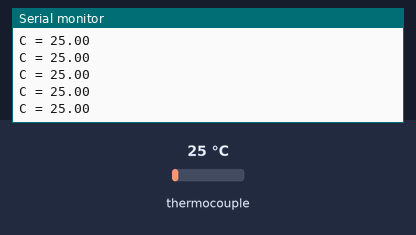
The sketch below on a simulated Arduino Uno, built with avr-gcc and run on an emulated ATmega328P. Parts: the last lines printed to the serial monitor. The inputs (shaded band) are chosen by the test bench; at power-on: thermocouple 25 °C.

Above: at 1.7 s.
1.8 s: thermocouple set to 6 °C
At 2.19 s:
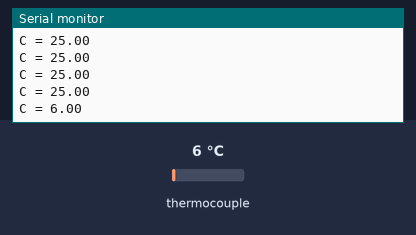
3.3 s: thermocouple set to 75 °C
At 3.44 s:
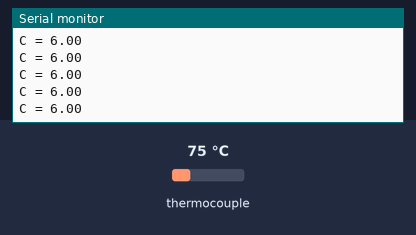
Timing chart, 0 to 6.3 s (numbered marks = the images above; inputs shaded):
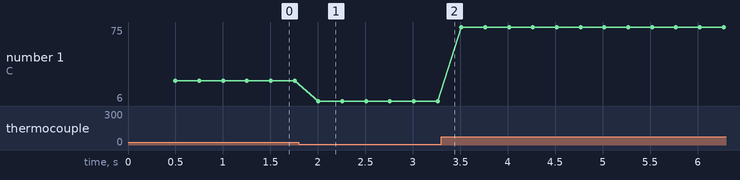

Measured:
- after the input at 1.8 s, the serial monitor: prints a new line after 0.21 s (image 1)
- plotted number 1: 25 → 6 after the input at 1.8 s, 6 → 75 after the input at 3.3 s

The sketch:

Thermopar.ino
```cpp
#include "max6675.h"

int thermoDO = 4;
int thermoCS = 5;
int thermoCLK = 6;

MAX6675 thermocouple(thermoCLK, thermoCS, thermoDO);

void setup() {
  Serial.begin(9600);

  Serial.println("MAX6675 test");
  delay(500);
}

void loop() {

   Serial.print("C = ");
   Serial.println(thermocouple.readCelsius());

   delay(250);
}
```
